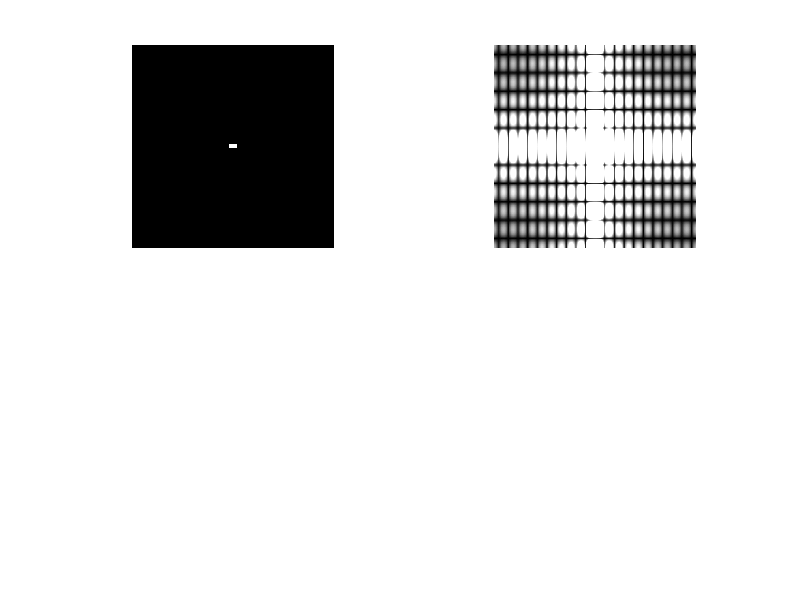

Write MATLAB code to recreate this figure.
pulse = zeros(500,500);
pulse(245:255,240:260) = 1;
figure;
subplot(2,2,1);
imshow(pulse);
subplot(2,2,2);
F = fft2(pulse);
Flog=fftshift(log(1+abs(F)));   
imshow(Flog);